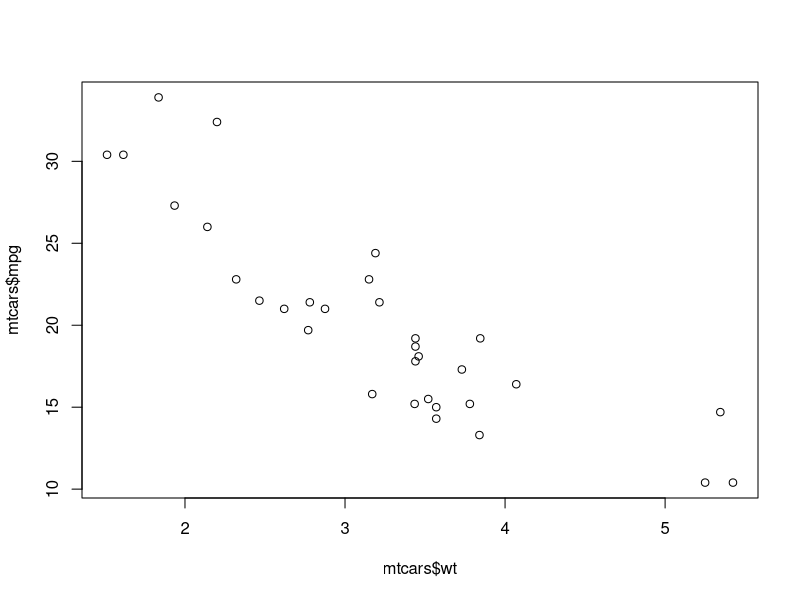
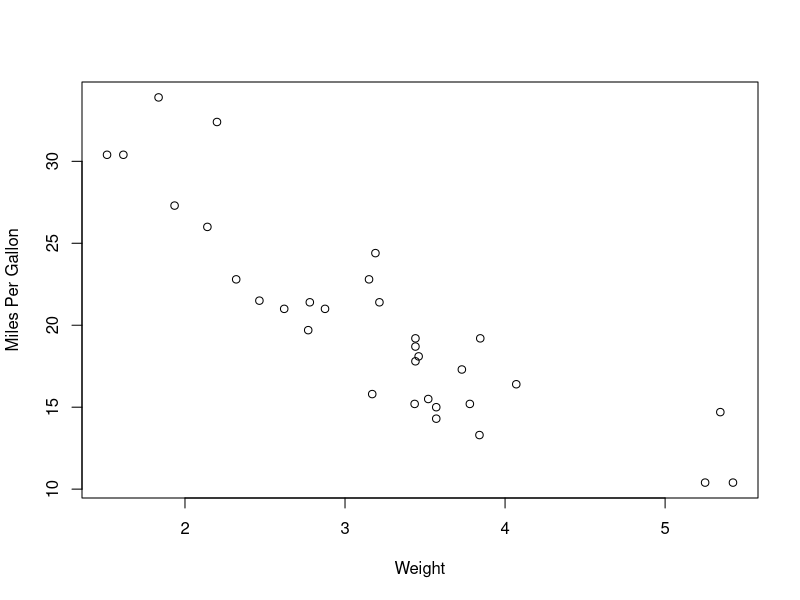
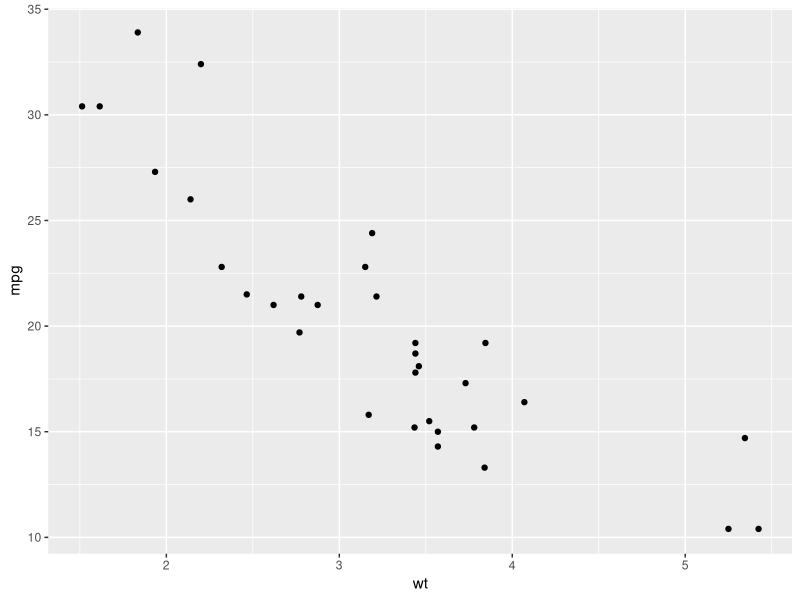
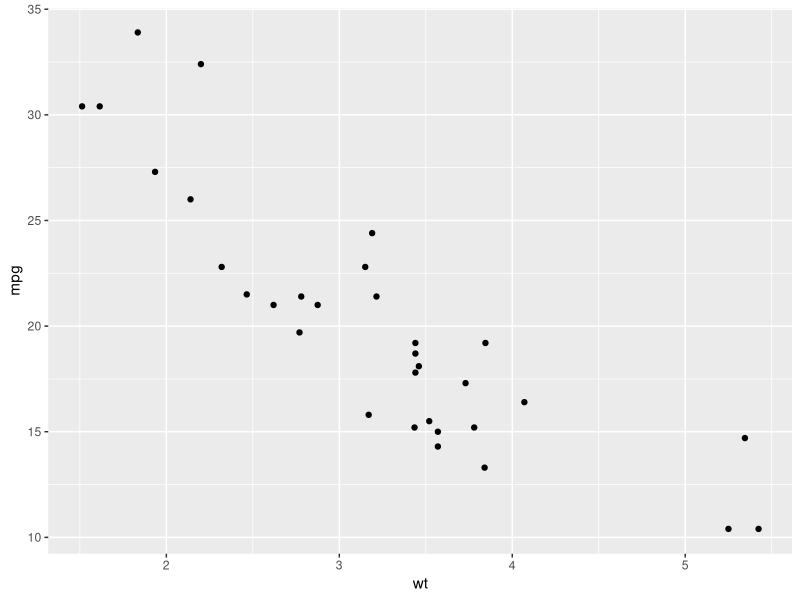

Here is the R script that generated these plots, in order:
## ---- chunk 1
knitr::opts_chunk$set(echo = TRUE, fig.height = 6, fig.width =6)
library(magrittr)
library(dplyr)
library(readr)
library(ggplot2)
## ---- chunk 2
mtcars %>% head
plot(mtcars$wt, mtcars$mpg)

plot(x = mtcars$wt, y = mtcars$mpg, xlab = "Weight", ylab = "Miles Per Gallon")



## ---- chunk 3
qplot(x = wt,y = mpg, data = mtcars)

ggplot(data = mtcars, mapping = aes(x = wt, y = mpg)) + 
        geom_point()
